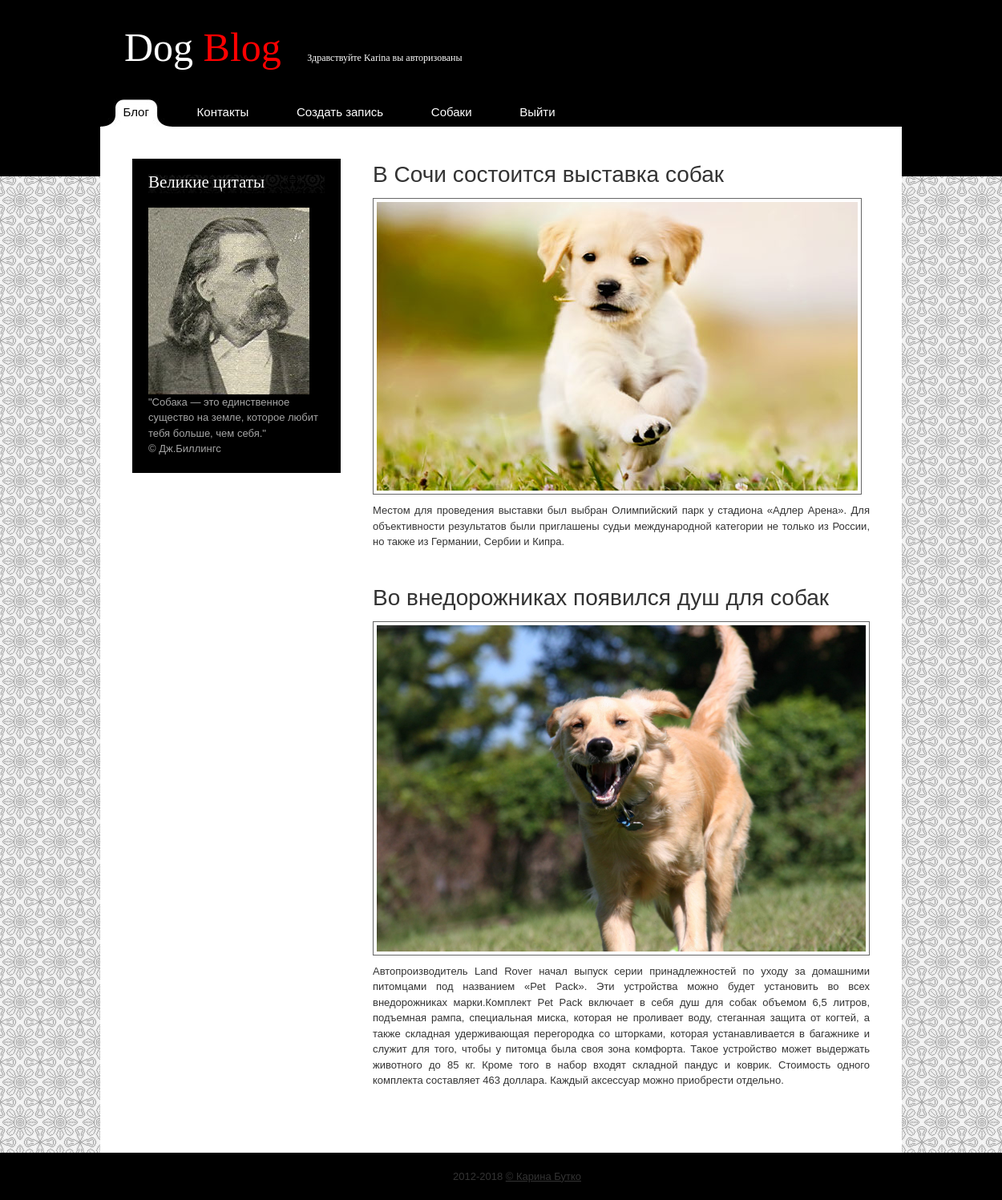
/index.php (signed in), run on the app's committed database.
### tables this page shows
CREATE TABLE `news` (
  `id` int(11) NOT NULL,
  `title` varchar(255) NOT NULL,
  `descript` text NOT NULL,
  `img` varchar(255) NOT NULL
);

### index.php (the view, shortened to what this page needs)
<!DOCTYPE>
<html>
<head>
<link href="css/style.css" rel="stylesheet" type="text/css" />
</head>
<body>
<div id="body_wrapper">
<div id="wrapper">
    <div id="header">
        <div id="site_title">
            <a href="index.php">Dog
            	<span>Blog</span>
                <span class="tagline">
				<?php
					if (isset($_SESSION['username'])) {
						echo "Здравствуйте ".$_SESSION['username']." вы авторизованы";
					}
				?>
				</span>
            </a>
        </div>
    </div>
    <div id="menu">
        <ul>
            <li><a href="index.php" class="current"><span></span>Блог</a></li>
			<li><a href="contact.php"><span></span>Контакты</a></li>
			<?php if (isset($_SESSION['username'])) { ?>
				<li><a href="create.php"><span></span>Создать запись</a></li>
				<li><a href="database.php"><span></span>Собаки</a></li>
				<li><a href="logout.php"><span></span>Выйти</a></li>
			<?php }else{ ?>
				<li><a href="registr.php"><span></span>Регистрация</a></li>
				<li><a href="login.php"><span></span>Авторизация</a></li>
			<?php }	?>
        </ul>
    </div>
    <div id="main">
        <div id="content">
			<?php include 'connect.php' ?>
				<?php
					$stn = $pdo->query("SELECT * FROM news ORDER BY id DESC");
					foreach ($stn as $item) {
						echo '<div class="post_box">';
						echo '<h2><a href="#">' . $item['title'] . '</a></h2>';
						echo '<div class="image_wrapper"><a href="#"><img src="' . $item['img'] . '" alt="image 1" /></a></div>';
						echo '<p align="justify">' . $item['descript'] . '</p>';
						echo '</div>';
					}
				?>
        </div>
        <div id="sidebar">
        	<div id="aboutus">
            	<h3>Великие цитаты</h3>
                <div class="image_fl"><img src="images/exe.jpg" alt="about this blog" /></div>
                <p>"Собака — это единственное существо на земле, которое любит тебя больше, чем себя."</p>
                <p>© Дж.Биллингс</p>
          </div>
            <div class="cleaner_h20"></div>
        </div>
    </div>
</div>
</div>
<div id="footer_wrapper">
	  2012-2018 <a href="contact.php">© Карина Бутко</a>
</div>
</body>
</html>

### css/style.css (style rules this page uses)
body { margin: 0px; padding: 0px; color: #333; font-family: Tahoma, Geneva, sans-serif; font-size: 13px; line-height: 1.5em; background-color: #ccc; background-image: url(../images/body.jpg); background-repeat: repeat; }
a, a:link, a:visited { color: #333; text-decoration: underline; }
p { margin: 0px; padding: 0; }
img { border: none; width: 100%; height: auto; }
ul { margin: 0; padding: 0; }
ul li { margin: 0; padding: 0; }
h1, h2, h3, h4, h5, h6 { color: #000; }
h2 { font-size: 28px; font-weight: normal; margin: 0 0 20px 0; padding: 10px 0 15px 0; }
h3 { font-size: 21px; font-weight: normal; margin: 0 0 15px 0; padding: 0; padding: 0 0 10px 0; }
.cleaner_h20 { clear: both; width:100%; height: 20px; }
.image_wrapper { display: inline-block; padding: 4px; border: 1px solid #666; background: none; margin-bottom: 10px; }
.image_fl { float: left; margin: 3px 15px 0 0; }
#body_wrapper { width: 100%; background: url(../images/body_top.jpg) top repeat-x; }
#wrapper { width: 1000px; padding: 0 10px; margin: 0 auto; }
#header { width: 940px; padding: 10px 30px; }
#site_title { float: left; width: 500px; padding: 40px 0 30px; font-family: Georgia, "Times New Roman", Times, serif; }
#site_title a { margin: 0px; padding: 0px; font-size: 50px; color: #ffffff; font-weight: normal; text-decoration: none; }
#site_title a span { color: #F00; }
#site_title a .tagline { font-size: 12px; color: #fff; font-weight: normal; margin-left: 20px; }
#menu { clear: both; width: 1000px; height: 35px; }
#menu ul { float: left; display: block; //width: 750px; height: 35px; margin: 0.5; padding: 0; list-style: none; }
#menu ul li { padding: 0; margin: 0; display: inline-block; }
#menu ul li a { position: relative; float: left; display: block; height: 21px; padding: 7px 28px; font-size: 15px; color: #fff; text-decoration: none; font-weight: normal; text-align: center; outline: none; }
#menu ul li a:hover, #menu ul .current { color: #000; background: url(../images/menu_right.jpg) no-repeat top right; }
#menu ul li a:hover span, #menu ul .current span { position: absolute; top: 0; left: 0; width: 28px; height: 35px; background: url(../images/menu_left.jpg); }
#main { width: 920px; padding: 40px; background: #fff; }
#content { float: right; width: 620px; }
.post_box { clear: both; margin-bottom: 40px; }
.post_box h2 { margin-bottom: 5px; }
.post_box h2 a { text-decoration: none; }
#sidebar { float: left; width: 260px; }
#sidebar h3 { display: block; height: 23px; padding: 10px; color: #fff; font-family: Georgia, "Times New Roman", Times, serif; background: url(../images/sidebar_title.jpg) no-repeat; }
#aboutus { padding: 20px; background: #000; color: #a5a5a5; margin-bottom: 20px; }
#aboutus h3 { color: #fff; padding: 0; font-family: Georgia, "Times New Roman", Times, serif; }
#footer_wrapper { width: 100%; background: #000; }
#footer_wrapper { padding: 20px; text-align: center; }

### data on the page
news: title "В Сочи состоится выставка собак", img (picture), descript "Местом для проведения выставки был выбран Олимпийский парк у стадиона «Адлер Арена». Для объективности результатов были приглашены судьи международной категории не только из России, но также из Германии, Сербии и Кипра."
news: title "Во внедорожниках появился душ для собак", img (picture), descript "Автопроизводитель Land Rover начал выпуск серии принадлежностей по уходу за домашними питомцами под названием «Pet Pack». Эти устройства можно будет установить во всех внедорожниках марки.Комплект Pet Pack включает в себя душ для собак объемом 6,5 литров, подъемная рампа, специальная миска, которая не проливает воду, стеганная защита от когтей, а также складная удерживающая перегородка со шторками, которая устанавливается в багажнике и служит для того, чтобы у питомца была своя зона комфорта. Такое устройство может выдержать животного до 85 кг. Кроме того в набор входят складной пандус и коврик. Стоимость одного комплекта составляет 463 доллара. Каждый аксессуар можно приобрести отдельно."

### other printed values
$_SESSION['username'] "Karina"
